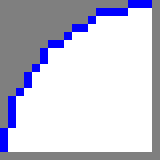
%> input picture Codes/20x20.bmp, 20 x 20 px (shown 8 times larger)
$ octave Run_Progressive_ESO_method_round_shape.m   (GNU Octave 9; MATLAB toolbox functions it lacks are replaced by stand-ins)
%> lines starting %> are read from the running program, lines starting %| are printed output that depends on the picture
### Codes/init_image.m
%https://github.com/Raphael-Boichot/Evolutionary-structural-optimisation-algorithm
function initial_boundary_conditions=init_image(initial_boundary_conditions,conductive_cells, k0, kp_k0)
[height,width,~]=size(initial_boundary_conditions);
k=0;

while k<conductive_cells
    h=ceil(rand*height);
    l=ceil(rand*width);

    if initial_boundary_conditions(h,l)==k0
    initial_boundary_conditions(h,l)=k0*kp_k0;
    k=k+1;
    end

end

### Codes/Run_Progressive_ESO_method_round_shape.m
%https://github.com/Raphael-Boichot/Progressive-evolutionary-structural-optimisation-algorithm
clear;
clc;
close all;
rng('shuffle', 'twister')
format long

%%%%%%%%%%%%%%%%%%%%%%%%%%%%%%%%%%%%%%%%%%%%%%%%%%%%%%%%
%User parameters
%%%%%%%%%%%%%%%%%%%%%%%%%%%%%%%%%%%%%%%%%%%%%%%%%%%%%%%%
%---------Conditions for thermal science-----------------------------------
high_conductivity = 10;         %conductivity of the draining material
low_conductivity = 1;           %conductivity of the heating matter
heat_sink_temperature = 298;    %self explanatory
delta_x = 0.001;                %size of x/y square cells
p_vol=1e6;                      %surface of volume power
filling_ratio=0.3;              %ratio of conductive matter on the surface
starting_image='20x20.bmp';     %self explanatory
%----------Hyper parameters for the ESO algorithm--------------------------
silent_mode=0;                  %if 1, limits the output to strict minimum, faster
max_rank=5;                     %maximum allowed rank for exchange
max_cell_swap=1;                %maximum number of simultaneous cell swap
max_redounding_move_allowed=20; %stopping criterion, max_redounding_move_allowed*(1+step)
max_steps=3;                    %number of scales tried into the run, 0 is the first run 3 is 2^3 scaling factor
%--------------------------------------------------------------------------

if max_cell_swap>max_rank
    max_cell_swap=max_rank;
end

if silent_mode==0
    mkdir('Figure');
    mkdir('Topology');
    delete('Figure/*.png');
    delete('Topology/*.png');
end

disp('Starting from a random topology...')
initial_boundary_conditions=imread(starting_image);
%> initial_boundary_conditions is the input picture: size 20x20x3 uint8; mean R, G, B 197.8, 197.8, 214.4
[height,width,profondeur]=size(initial_boundary_conditions);
%> height = 20; width = 20; profondeur = 3
number_of_images = max([height,width]);
%> number_of_images = 20
boundary_conditions = zeros(height,width);
history_map=zeros(height,width);
history_map(1,1)=1;

%conversion of an image to boundary conditions
non_conductive_cells=0;
conductive_cells=0;
for k = 1:1:height
    for l = 1:1:width
        red = initial_boundary_conditions(k,l,1);
        green = initial_boundary_conditions(k,l,2);
        blue = initial_boundary_conditions(k,l,3);
        if (red == 255) && (green == 255) && (blue == 255)
            pixel = low_conductivity;
            non_conductive_cells=non_conductive_cells+1;
        end
        if (red == 127) && (green == 127) && (blue == 127)
            pixel = -2;
        end
        if (red == 0) && (green == 0) && (blue == 255)
            pixel = -3;
        end
        if (red == 0) && (green == 0) && (blue == 0)
            pixel = high_conductivity;
            conductive_cells=conductive_cells+1;
        end
        boundary_conditions(k, l) = pixel;
    end
end
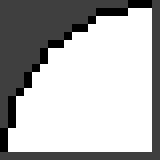
%> boundary_conditions: size 20x20 double (shown 8 times larger); min -3, max 1, mean -0.212; drawn with min black and max white
%> after the loop, conductive_cells = 0; non_conductive_cells = 247; pixel = -2

disp('Filling blank image with conductive pixels...')
number_conductive_cells=ceil(non_conductive_cells*filling_ratio);
%> number_conductive_cells = 75
%boundary_conditions=init_image(boundary_conditions,number_conductive_cells, low_conductivity, high_conductivity);
%***********************
objective_ini=1e15;
disp('Trying some Monte Carlo search for beginning with a not too bad topology')
max_trial=100;
%> (the run ends here)
